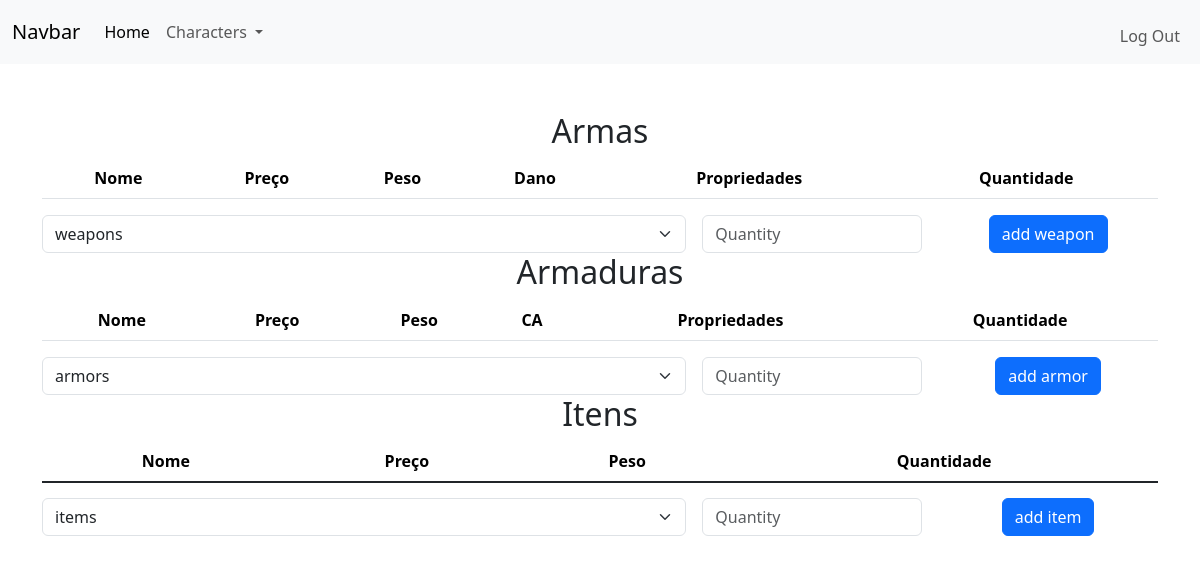
Before: /inventory?char_id=2 (signed in) with the older database file.
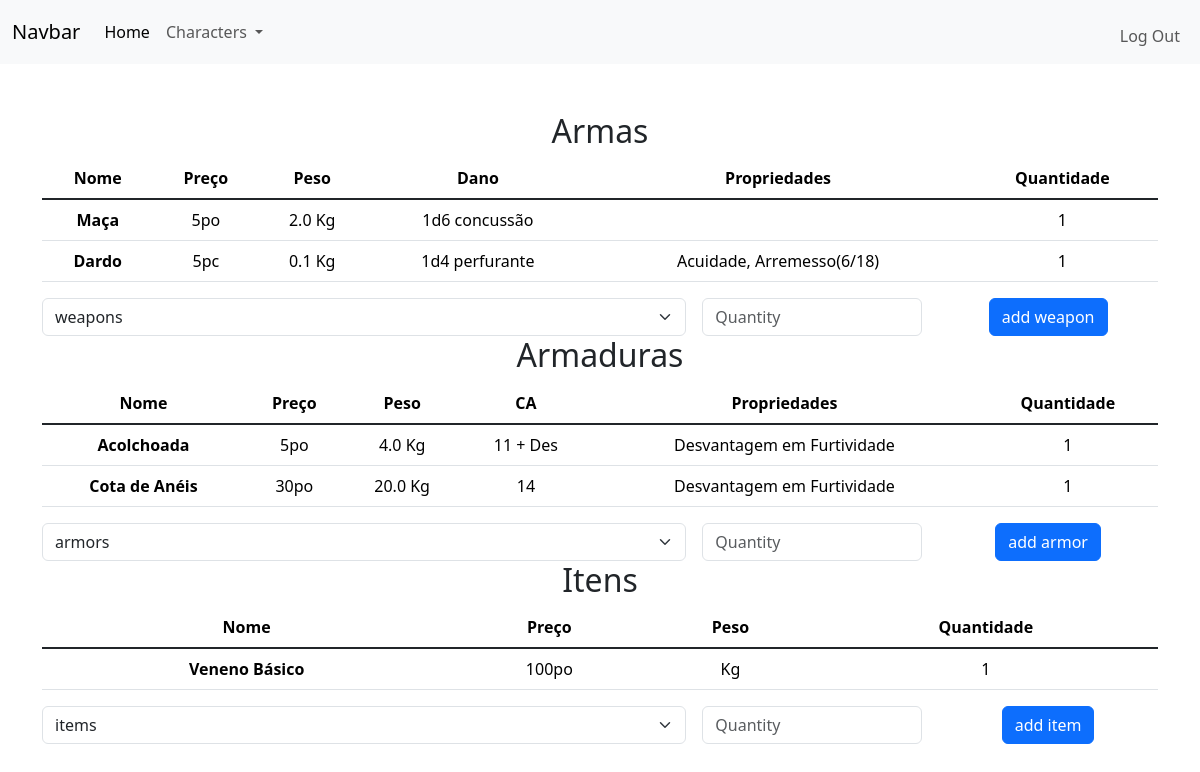
After: the same page with the newer database file.
### tables this page shows
CREATE TABLE items
(
    id INTEGER PRIMARY KEY AUTOINCREMENT NOT NULL,
    type TEXT NOT NULL,
    category TEXT,
    name TEXT NOT NULL,
    price TEXT,
    weight REAL,
    damage TEXT,
    armor_class TEXT,
    description TEXT
);

### app.py (the view, shortened to what this page needs)
@app.route("/inventory", methods=["GET","POST"])
@login_required
def inventory():
    if "char_id" in request.args:
        char_id = request.args["char_id"]
    else:
        return redirect("/")
    if len(db.execute("SELECT * FROM characters WHERE user_id = ? AND id = ?", session["user_id"], char_id)) != 1:
        return redirect("/")
    charWeapons = []
    charArmors = []
    charItems = []
    inventory = db.execute("SELECT * FROM inventory WHERE char_id = ?", char_id)
    for row in inventory:
        item = db.execute("SELECT * FROM items WHERE id = ?", row["item_id"])[0]
        item.update({"quantity": row["quantity"]})
        if item["type"] == "weapon":
            charWeapons.append(item)
        elif item["type"] == "armor":
            charArmors.append(item)
        else:
            charItems.append(item)
    return render_template("inventory.html", charWeapons=charWeapons, charArmors=charArmors, charItems=charItems, items=db.execute("SELECT * FROM items"))

### app.py (called while the page is built)
@app.after_request
def after_request(response):
    response.headers["Cache-Control"] = "no-cache, no-store, must-revalidate"
    response.headers["Expires"] = 0
    response.headers["Pragma"] = "no-cache"
    return response

### functions.py (called while the page is built)
def login_required(f):
    @wraps(f)
    def decorated_function(*args, **kwargs):
        if session.get("user_id") is None:
            return redirect("/login")
        return f(*args, **kwargs)
    return decorated_function

### templates/inventory.html (shortened to what the changed rows need)
{% extends "layout.html" %}
{% block main %}
    <table class="table">
        <h2>Armas</h2>
        <thead>
            <tr>
                <th scope="col">Nome</th>
                <th scope="col">Preço</th>
                <th scope="col">Peso</th>
                <th scope="col">Dano</th>
                <th scope="col">Propriedades</th>
                <th scope="col">Quantidade</th>
            </tr>
        </thead>
        <tbody class="table-group-divider">
            {% for weapon in charWeapons %}
                <tr>
                    <th scope="row">{{weapon.name}}</th>
                    <td>{{weapon.price}}</td>
                    <td>{{weapon.weight}} Kg</td>
                    <td>{{weapon.damage}}</td>
                    <td>{{weapon.description}}</td>
                    <td>{{weapon.quantity}}</td>
                </tr>
            {% endfor %}
        </tbody>
    </table>
    <table class="table">
        <h2>Armaduras</h2>
        <thead>
            <tr>
                <th scope="col">Nome</th>
                <th scope="col">Preço</th>
                <th scope="col">Peso</th>
                <th scope="col">CA</th>
                <th scope="col">Propriedades</th>
                <th scope="col">Quantidade</th>
            </tr>
        </thead>
        <tbody class="table-group-divider">
            {% for armor in charArmors %}
                <tr>
                    <th scope="row">{{armor.name}}</th>
                    <td>{{armor.price}}</td>
                    <td>{{armor.weight}} Kg</td>
                    <td>{{armor.armor_class}}</td>
                    <td>{{armor.description}}</td>
                    <td>{{armor.quantity}}</td>
                </tr>
            {% endfor %}
        </tbody>
    </table>
    <table class="table">
        <h2>Itens</h2>
        <thead>
            <tr>
                <th scope="col">Nome</th>
                <th scope="col">Preço</th>
                <th scope="col">Peso</th>
                <th scope="col">Quantidade</th>
            </tr>
        </thead>
        <tbody class="table-group-divider">
            <tr>
                {% for item in charItems %}
                    <th scope="row">{{item.name}}</th>
                    <td>{{item.price}}</td>
                    <td>{{item.weight}} Kg</td>
                    <td>{{item.quantity}}</td>
                {% endfor %}
            </tr>
        </tbody>
    </table>
{% endblock %}

Changed rows visible on the page:
now on this page (row unchanged): items: name "Maça", price "5po", weight "2.0", damage "1d6 concussão", quantity "1", shown under "Armas"
now on this page (row unchanged): items: name "Dardo", price "5pc", weight "0.1", damage "1d4 perfurante", description "Acuidade, Arremesso(6/18)", quantity "1", shown under "Armas"
now on this page (row unchanged): items: name "Acolchoada", price "5po", weight "4.0", armor_class "11 + Des", description "Desvantagem em Furtividade", quantity "1", shown under "Armaduras"
now on this page (row unchanged): items: name "Cota de Anéis", price "30po", weight "20.0", armor_class "14", description "Desvantagem em Furtividade", quantity "1", shown under "Armaduras"
added items: name "Veneno Básico", price "100po", quantity "1", shown under "Itens"
